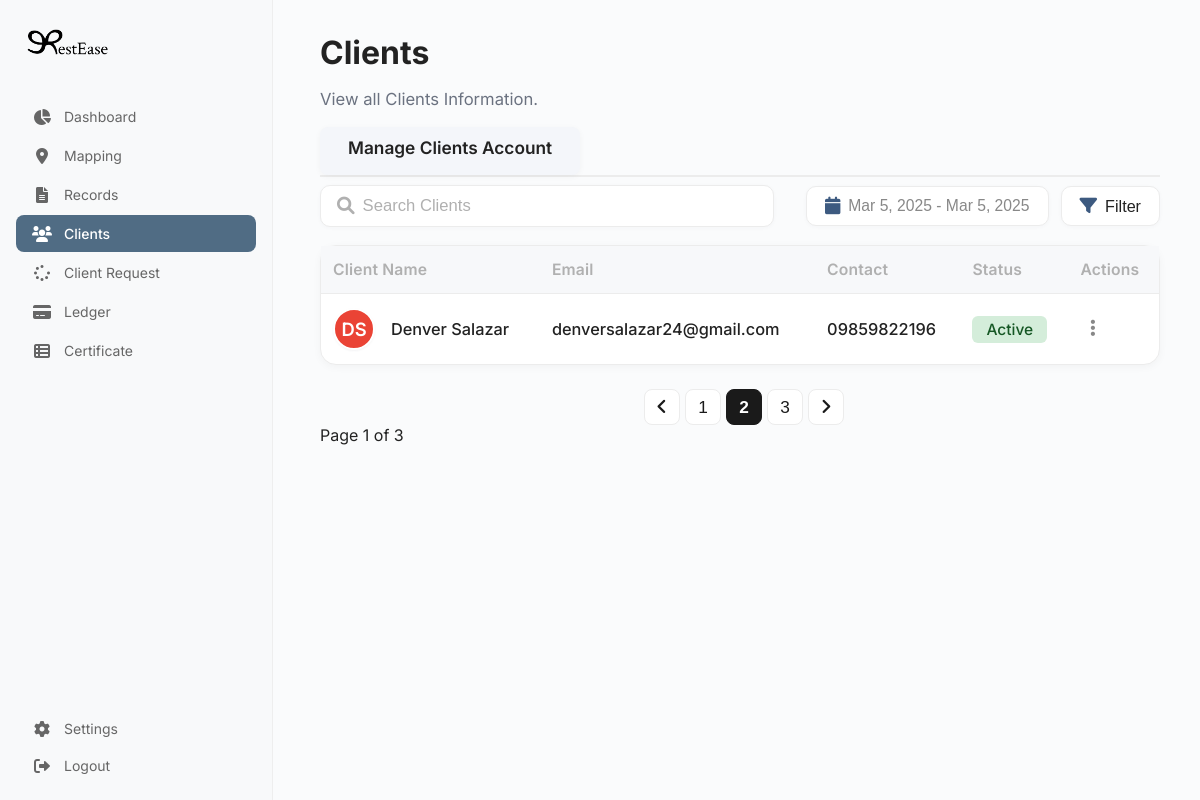
The app's page /AdminSide/Clients.php, older data.
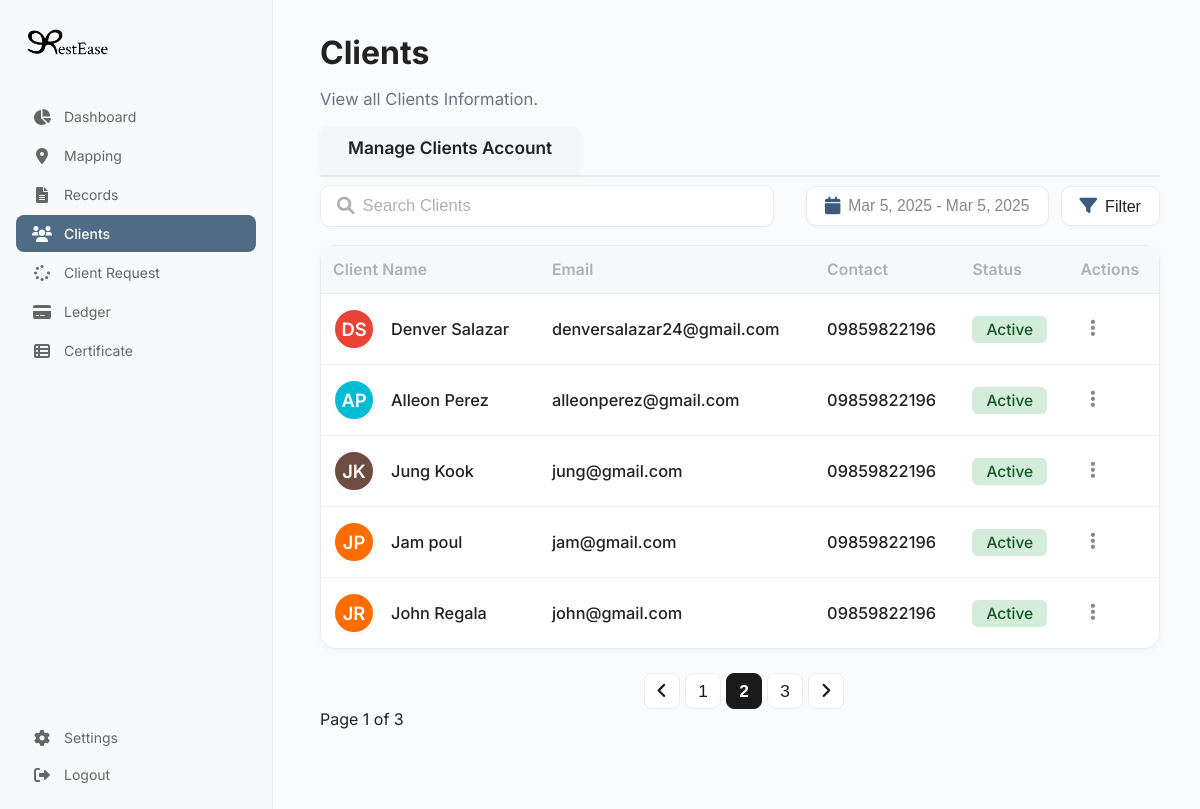
The same page, newer data.
### tables this page shows
CREATE TABLE `users` (
  `id` int(11) NOT NULL,
  `first_name` varchar(100) NOT NULL,
  `last_name` varchar(100) NOT NULL,
  `email` varchar(255) NOT NULL,
  `contact_no` varchar(30) NOT NULL,
  `password` varchar(255) NOT NULL,
  `created_at` timestamp NOT NULL DEFAULT current_timestamp(),
  `reset_code` varchar(6) DEFAULT NULL,
  `reset_expires` datetime DEFAULT NULL
);

### AdminSide/Clients.php (the view, shortened to what this page needs)
<!DOCTYPE html>
<html lang="en">
<head>
  <link rel="stylesheet" href="https://cdnjs.cloudflare.com/ajax/libs/font-awesome/6.0.0/css/all.min.css">
  <link rel="stylesheet" href="../css/Clients.css">
  <link rel="stylesheet" href="../css/sidebar.css">
</head>
<body>
  <?php include '../Includes/sidebar.php'; ?>
  <main class="main-content">
    <div class="clients-header">
      <h1>Clients</h1>
      <p class="subtitle">View all Clients Information.</p>
    </div>
    <div class="clients-tabs-bar">
      <div class="clients-tabs">
        <span class="clients-tab-title">Manage Clients Account</span>
      </div>
    </div>
    <div class="clients-actions">
      <div class="search-container">
        <i class="fas fa-search"></i>
        <input type="text" placeholder="Search Clients">
      </div>
      <div class="actions-right">
        <button class="date-picker-btn"><i class="fas fa-calendar"></i> <span>Mar 5, 2025 - Mar 5, 2025</span></button>
        <button class="filter-btn"><i class="fas fa-filter"></i> Filter</button>
      </div>
    </div>
    <div class="clients-table-container">
      <table class="clients-table">
        <thead>
          <tr>
            <th>Client Name</th>
            <th>Email</th>
            <th>Contact</th>
            <th>Status</th>
            <th>Actions</th>
          </tr>
        </thead>
        <tbody>
        <?php
        include_once '../Includes/db.php';
        if ($conn->connect_error) {
            echo "<tr><td colspan='5'>Database connection failed.</td></tr>";
        } else {
            $sql = "SELECT first_name, last_name, email, contact_no FROM users";
            $result = $conn->query($sql);
            if ($result && $result->num_rows > 0) {
                while ($row = $result->fetch_assoc()) {
                    $firstName = htmlspecialchars($row['first_name']);
                    $lastName = htmlspecialchars($row['last_name']);
                    $name = $firstName . ' ' . $lastName;
                    $email = htmlspecialchars($row['email']);
                    $contact = htmlspecialchars($row['contact_no']);
                    $initials = strtoupper(substr($firstName, 0, 1) . substr($lastName, 0, 1));
                    $colorIndex = (abs(crc32($firstName . $lastName)) % 10) + 1;
                    $colorClass = "avatar-color-$colorIndex";
                    echo "<tr>
                    <td>
                        <div class=\"avatar-img avatar-google $colorClass\" style=\"display:inline-flex;\">$initials</div><span class=\"client-name\" style=\"vertical-align:middle; margin-left:4px; display:inline-block;\">$name</span>
                    </td>
                    <td>$email</td>
                    <td>$contact</td>
                    <td><span style=\"background:#d4edda;color:#155724;padding:4px 14px;border-radius:6px;font-size:0.95em;\">Active</span></td>
                    <td>
                        <div class=\"actions-dropdown\">
                            <button class=\"actions-btn\" onclick=\"toggleActionsMenu(this); return false;\">
                                <i class=\"fas fa-ellipsis-v\"></i>
                            </button>
                            <div class=\"actions-menu\">
                                <button class=\"dropdown-item\"><i class=\"fas fa-user-slash\"></i> Disable</button>
                                <button class=\"dropdown-item delete\"><i class=\"fas fa-archive\"></i> Archive</button>
                            </div>
                        </div>
                    </td>
                </tr>";
                }
            } else {
                echo "<tr><td colspan='5'>No clients found.</td></tr>";
            }
        }
        ?>
        </tbody>
      </table>
    </div>
    <div class="clients-pagination-bar">
      <div class="pagination">
        <button class="page-btn"><i class="fas fa-angle-left"></i></button>
        <button class="page-btn">1</button>
        <button class="page-btn active">2</button>
        <button class="page-btn">3</button>
        <button class="page-btn"><i class="fas fa-angle-right"></i></button>
      </div>
    </div>
    <div>
        <span> Page 1 of 3
          </span>
        </div>
  </main>
</body>
</html>

### Includes/sidebar.php (shortened to what this page needs)
<?php
$current_page = basename($_SERVER['PHP_SELF']);
$clients_pages = ['Clients.php'];
$request_pages = ['ClientsRequest.php'];
$mapping_pages = ['Mapping.php', 'EditNiches.php'];
$records_pages = ['Records.php', 'Insert.php', 'EditNiches.php'];
?>
<aside class="sidebar">
    <div class="logo">
      <img src="../assets/RE Logo New.png" alt="RestEase Logo">
    </div>
    <nav class="nav-links">
      <a href="Dashboard.php" class="nav-item<?php if($current_page == 'Dashboard.php') echo ' active'; ?>">
        <i class="fas fa-pie-chart"></i>
        Dashboard
      </a>
      <a href="Mapping.php" class="nav-item<?php if(in_array($current_page, $mapping_pages)) echo ' active'; ?>">
        <i class="fas fa-map-marker-alt"></i>
        Mapping
      </a>
      <a href="Records.php" class="nav-item<?php if(in_array($current_page, $records_pages)) echo ' active'; ?>">
        <i class="fas fa-file-alt"></i>
        Records
      </a>
      <a href="Clients.php" class="nav-item<?php if(in_array($current_page, $clients_pages)) echo ' active'; ?>">
        <i class="fas fa-users"></i>
        Clients
      </a>
      <a href="ClientsRequest.php" class="nav-item<?php if(in_array($current_page, $request_pages)) echo ' active'; ?>">
        <i class="fas fa-spinner"></i>
        Client Request
      </a>
      <a href="Ledger.php" class="nav-item<?php if($current_page == 'Ledger.php') echo ' active'; ?>">
        <i class="fas fa-credit-card"></i>
        Ledger
      </a>
      <a href="Certificate.php" class="nav-item<?php if($current_page == 'Certificate.php') echo ' active'; ?>">
        <i class="fas fa-th-list"></i>
        Certificate
      </a>
    </nav>
    <div style="margin-top: auto;">
      <a href="Settings.php" class="nav-item<?php if($current_page == 'Settings.php') echo ' active'; ?>">
        <i class="fas fa-cog"></i>
        Settings
      </a>
      <a href="./../AdminLogin.php" class="nav-item">
        <i class="fas fa-sign-out-alt"></i>
        Logout
      </a>
    </div>
  </aside>

### css/Clients.css (style rules this page uses)
:root { --primary-color: #1a1a1a; --sidebar-width: 240px; --header-height: 60px; --border-radius: 8px; --gray-border: #ececec; --gray-table: #f7f8fa; }
body { font-family: 'Inter', sans-serif; background: #fafbfc; margin: 0; color: #222; }
.main-content { margin-left: 260px; padding: 12px 40px 80px 60px; }
.avatar-google { display: flex; align-items: center; justify-content: center; width: 38px; height: 38px; border-radius: 50%; color: #fff; font-weight: 600; font-size: 1.15rem; margin-right: 10px; text-transform: uppercase; box-shadow: 0 1px 4px rgba(60,60,60,0.10); vertical-align: middle; letter-spacing: 0px; background: #4285f4; padding: 0; font-family: 'Inter', Arial, sans-serif; border: none; }
.avatar-img { width: 38px; height: 38px; border-radius: 50%; background-size: cover; background-position: center; display: flex; align-items: center; justify-content: center; margin-right: 12px; border: 2px solid #fff; box-shadow: 0 1px 2px rgba(60,72,88,0.06); }
.avatar-color-2 { background: #ea4335; }
.avatar-color-7 { background: #00bcd4; }
.avatar-color-8 { background: #ff6d00; }
.avatar-color-9 { background: #6d4c41; }
.clients-header h1 { font-size: 2rem; font-weight: 700; margin-bottom: 0px; }
.clients-header .subtitle { font-size: 1.04rem; color: #6b7280; margin-bottom: 18px; }
.clients-tabs-bar { display: flex; justify-content: flex-start; align-items: center; margin-bottom: 0; border-bottom: 2px solid var(--gray-border); height: 48px; padding-bottom: 0; }
.clients-tabs { display: flex; gap: 32px; height: 100%; }
.clients-actions { display: flex; align-items: center; justify-content: space-between; gap: 24px; margin: 8px 0 12px 0; width: 100%; }
.actions-right { display: flex; align-items: center; gap: 12px; }
.search-container { flex: 1 1 320px; max-width: 420px; display: flex; align-items: center; background: #fff; border-radius: 10px; border: 1px solid var(--gray-border); padding: 0 16px; height: 40px; min-width: 320px; box-shadow: 0 1px 4px rgba(60,72,88,0.03); }
.search-container i { color: #b0b0b0; margin-right: 8px; font-size: 1.1rem; }
.search-container input { border: none; background: transparent; outline: none; font-size: 1.04rem; width: 100%; color: #222; font-weight: 400; padding: 0; margin: 0; }
.search-container input::placeholder { color: #b0b0b0; font-weight: 400; opacity: 1; }
.date-picker-btn, .filter-btn { background: #fff; border: 1px solid #ececec; border-radius: 10px; padding: 0 18px; height: 40px; font-size: 1.01rem; color: #222; display: flex; align-items: center; gap: 8px; cursor: pointer; transition: border 0.2s; font-weight: 500; box-shadow: 0 1px 4px rgba(60,72,88,0.03); margin-left: 0; }
.date-picker-btn i, .filter-btn i { color: #3d5a80; font-size: 1.1rem; }
.date-picker-btn span { color: #888; font-size: 0.98rem; font-weight: 400; }
.clients-table-container { background: #fff; border-radius: 16px; box-shadow: 0 2px 8px rgba(0,0,0,0.04); margin-top: 18px; overflow: visible; border: 1px solid var(--gray-border); }
.clients-table { width: 100%; border-collapse: collapse; }
.clients-table th, .clients-table td { text-align: left; padding: 14px 12px; font-size: 1.02rem; border-bottom: 1px solid #f0f0f0; }
.clients-table th { font-size: 0.98rem; letter-spacing: 0.01em; background: var(--gray-table); color: #b0b0b0; font-weight: 600; border-bottom: 1px solid var(--gray-border); }
.clients-table td { vertical-align: middle; font-size: 1.02rem; color: #222; font-weight: 500; }
.clients-table th, .clients-table td { padding-top: 14px; padding-bottom: 14px; }
.clients-table tr:last-child td { border-bottom: none; }
.clients-pagination-bar { display: flex; justify-content: center; align-items: center; margin-top: 24px; gap: 18px; font-size: 1.01rem; color: #888; padding-left: 8px; }
.pagination { display: flex; gap: 5px; }
.page-btn { background: #fff; border: 1px solid var(--gray-border); border-radius: 8px; width: 36px; height: 36px; font-size: 1.08rem; color: var(--primary-color); cursor: pointer; transition: background 0.2s, border 0.2s; font-weight: 500; }
.page-btn.active { background: var(--primary-color); color: #fff; border: 1.5px solid var(--primary-color); font-weight: 700; }
.page-btn i { font-size: 1.1rem; }
.actions-dropdown { position: relative; display: inline-block; }
.actions-btn { background: none; border: none; cursor: pointer; padding: 6px 10px; border-radius: 6px; font-size: 1.2rem; color: #888; transition: background 0.2s; outline: none; }

Row changes from the older to the newer data that the page shows:
added users: initials "AP", name "Alleon Perez", email "alleonperez@gmail.com", contact_no "09859822196"
added users: initials "JK", name "Jung Kook", email "jung@gmail.com", contact_no "09859822196"
added users: initials "JP", name "Jam poul", email "jam@gmail.com", contact_no "09859822196"
added users: initials "JR", name "John Regala", email "john@gmail.com", contact_no "09859822196"
